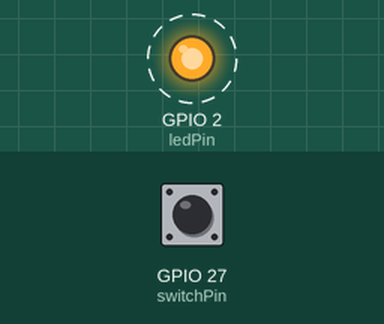
The program below on a simulated ESP32. On the bench: output pins drawn as LEDs (lit = HIGH). Dashed ring = blinking. The test bench sets the inputs (shaded band); at power-on: GPIO 27 (switchPin) LOW. What the program prints to the serial monitor is not drawn.

Above: at 0.2 s.
Timing chart, 0 to 3.0 s (numbered marks = the images above):
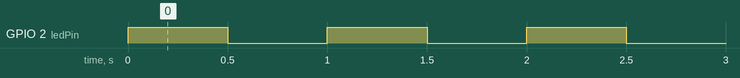

Measured:
- by itself, GPIO 2 (ledPin): alternates HIGH for 0.50 s and LOW for 0.50 s

The program:

main.cpp
```cpp
#include <Arduino.h>


// Define the LED pin
const int ledPin = 2; // LED pin
const int switchPin = 27; // Switch pin
int counter; // Counter

// Define semaphore
SemaphoreHandle_t _semaphore;

// Define task handles
TaskHandle_t task1Handle;
TaskHandle_t task2Handle;
TaskHandle_t task3Handle;

// Define task
void task1(void *pvParameters);
void task2(void *pvParameters);
void task3(void *pvParameters);

// Define Token
bool task1Token;

// Setup function
void setup() {
  Serial.begin(115200);
  pinMode(ledPin, OUTPUT); // Set the LED pin as output
  digitalWrite(ledPin, LOW); // Set the LED pin to low

  // Declare the semaphore
  _semaphore = xSemaphoreCreateBinary(); // Create the semaphore
  xSemaphoreGive(_semaphore); // Give the semaphore

  // Declare the taskhandles
  task1Handle = NULL;
  task2Handle = NULL;
  task3Handle = NULL;

  // Declare the token
  task1Token = false;

  // Declare tasks
  xTaskCreate(task1, "Task 1", 2048, NULL, 1, &task1Handle);
  xTaskCreate(task2, "Task 2", 2048, NULL, 1, &task2Handle);
  xTaskCreate(task3, "Task 3", 2048, NULL, 1, &task3Handle);
}

void loop() {
  // Loop should never be used in FreeRTOS
}


// Declare Task 1
void task1(void *pvParameters) {
  while (1) {
    if (task1Token) { // Check if the task should run
      if (xSemaphoreTake(_semaphore, portMAX_DELAY) == pdTRUE) { // Take the semaphore, if it is available
        Serial.println("Task 1 blinking LED");
        digitalWrite(ledPin, HIGH); // Turn on the LED
        vTaskDelay(3000 / portTICK_PERIOD_MS); // Delay for 3 seconds
        digitalWrite(ledPin, LOW); // Turn off the LED
        vTaskDelay(7000 / portTICK_PERIOD_MS); // Delay for 7 seconds
        xSemaphoreGive(_semaphore); // Release the semaphore
      }
    } else {
      vTaskDelay(100 / portTICK_PERIOD_MS);
    }
  }
}

// Declare Task 2
void task2(void *pvParameters) {
  while (1) {
    if (xSemaphoreTake(_semaphore, portMAX_DELAY) == pdTRUE) { // Take the semaphore, if it is available
      Serial.println("Task 2 blinking LED");
      for (int i = 0; i < 20; i++) {
        digitalWrite(ledPin, HIGH);
        vTaskDelay(500 / portTICK_PERIOD_MS);
        digitalWrite(ledPin, LOW);
        vTaskDelay(500 / portTICK_PERIOD_MS);
        counter++;
        Serial.println(counter);
      }
      xSemaphoreGive(_semaphore); // Release the semaphore
    }
  }
}

// Declare Task 3
void task3(void *pvParameters) {
  pinMode(switchPin, PULLUP); // Set the switch pin as input
  while (1) {
    if (digitalRead(switchPin) == LOW) {  // Check if the switch is pressed
    task1Token = !task1Token;  // Toggle the token value
  }
    vTaskDelay(100 / portTICK_PERIOD_MS);
  }
}
```
